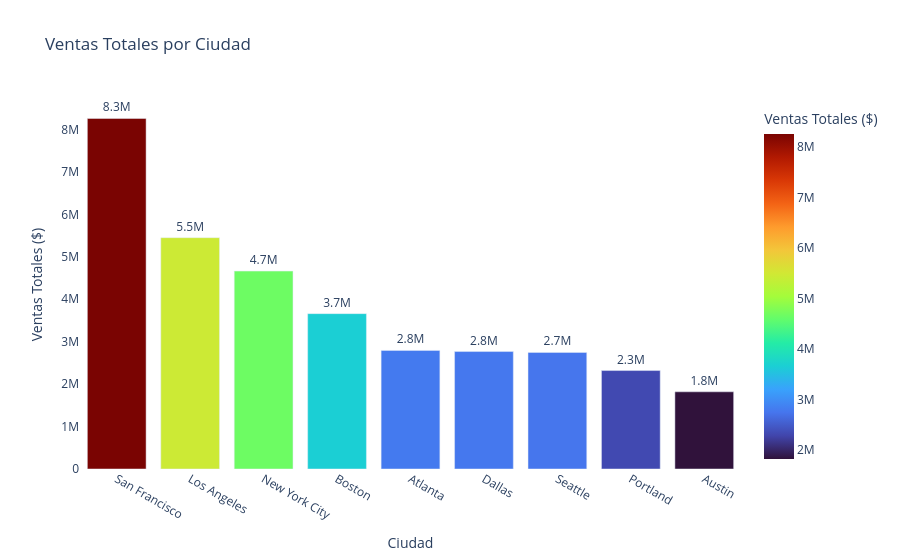

The notebook cell this image was saved under:
### Markdown cell above
#### Ciudades con más ventas

### Code cell
df_ventas_ciudad = ciudades_con_mas_ventas.reset_index()

# Gráfico de barras interactivo para Ventas Totales
fig = px.bar(
    df_ventas_ciudad, 
    x='Ciudad', 
    y='Venta',              
    color='Venta',
    text_auto='.2s',        
    title='Ventas Totales por Ciudad',
    labels={'Venta': 'Ventas Totales ($)'},
    color_continuous_scale='Turbo' 
)

# paletas probadas: Tealgrn (muy claro), Viridis, Plasma, Inferno (Austin queda muy oscuro), Magma,Cividis, Turbo, Electric

# Mejoramos el diseño del texto y el fondo
fig.update_traces(textfont_size=12, textangle=0, textposition="outside", cliponaxis=False)
fig.update_layout(
    xaxis_title="Ciudad",
    yaxis_title="Ventas Totales ($)", 
    plot_bgcolor='white',
    hovermode="x"
)

fig.show()

### Figure 1 — Plotly figure (JSON) as saved in the notebook; plotly's stock layout.template omitted (floating-point values rounded to 4 significant figures)
{"data": [{"cliponaxis": false, "hovertemplate": "Ciudad=%{x}<br>Ventas Totales ($)=%{marker.color}<extra></extra>", "legendgroup": "", "marker": {"color": [8262000.0, 5453000.0, 4664000.0, 3662000.0, 2795000.0, 2768000.0, 2748000.0, 2320000.0, 1820000.0], "coloraxis": "coloraxis", "pattern": {"shape": ""}}, "name": "", "orientation": "v", "showlegend": false, "textangle": 0, "textfont": {"size": 12}, "textposition": "outside", "texttemplate": "%{y:.2s}", "type": "bar", "x": ["San Francisco", "Los Angeles", "New York City", "Boston", "Atlanta", "Dallas", "Seattle", "Portland", "Austin"], "xaxis": "x", "y": [8262000.0, 5453000.0, 4664000.0, 3662000.0, 2795000.0, 2768000.0, 2748000.0, 2320000.0, 1820000.0], "yaxis": "y"}], "layout": {"barmode": "relative", "coloraxis": {"autocolorscale": false, "colorbar": {"title": {"text": "Ventas Totales ($)"}}, "colorscale": [[0, "#30123b"], [0.07143, "#4145ab"], [0.1429, "#4675ed"], [0.2143, "#39a2fc"], [0.2857, "#1bcfd4"], [0.3571, "#24eca6"], [0.4286, "#61fc6c"], [0.5, "#a4fc3b"], [0.5714, "#d1e834"], [0.6429, "#f3c63a"], [0.7143, "#fe9b2d"], [0.7857, "#f36315"], [0.8571, "#d93806"], [0.9286, "#b11901"], [1, "#7a0402"]]}, "hovermode": "x", "legend": {"tracegroupgap": 0}, "plot_bgcolor": "white", "title": {"text": "Ventas Totales por Ciudad"}, "xaxis": {"anchor": "y", "domain": [0, 1], "title": {"text": "Ciudad"}}, "yaxis": {"anchor": "x", "domain": [0, 1], "title": {"text": "Ventas Totales ($)"}}}}
